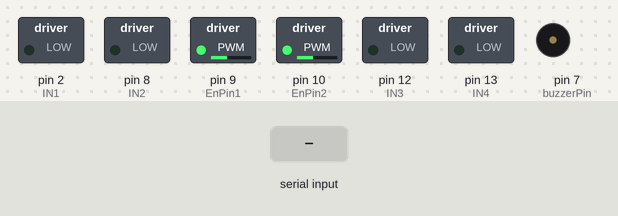
This sketch was run on a simulated Arduino Uno, built with avr-gcc and run on an emulated ATmega328P. On the bench: switched loads named in the sketch (green lamp = pin HIGH), buzzer (waves = sounding, pin HIGH). The test bench sets the inputs (shaded band).

Above: at 1.2 s.
1.3 s: "f" received over Serial
At 2.2 s:
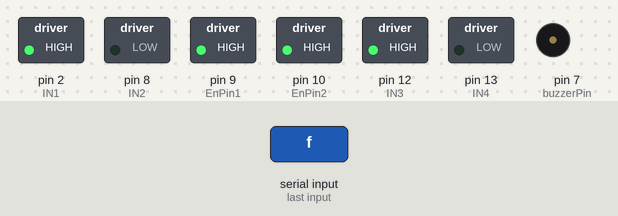
2.8 s: "b" received over Serial
At 3.3 s:
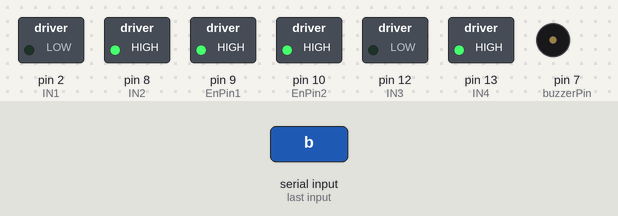
4.3 s: "l" received over Serial
At 5.5 s:
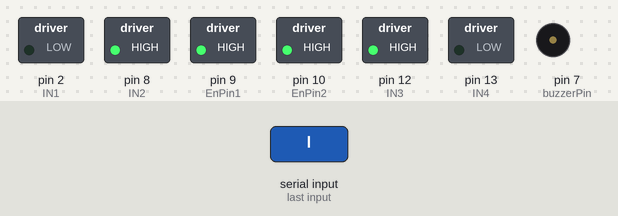
5.8 s: "r" received over Serial
At 6.8 s:
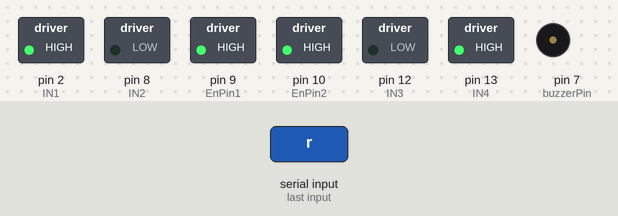
7.3 s: "s" received over Serial
At 7.9 s:
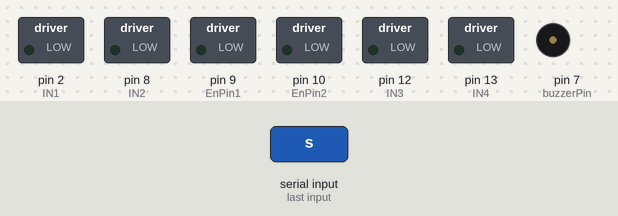
8.8 s: "u" received over Serial
At 9.1 s:
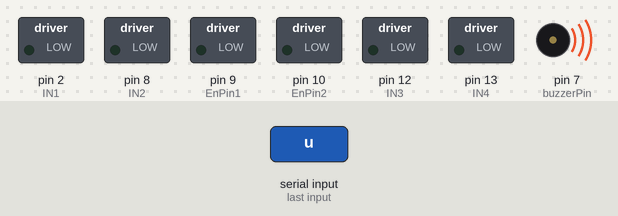
Timing chart, 0 to 11.3 s (numbered marks = the images above; inputs shaded):
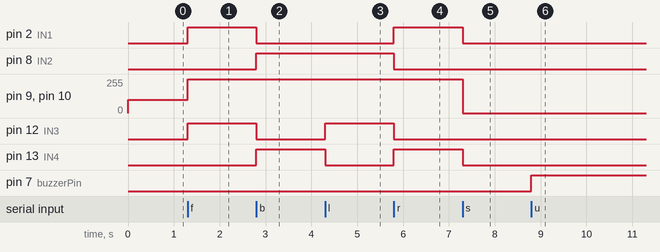

The sketch:

task_1.ino
```cpp
// Motor Control Pins
int IN1 = 2;
int IN2 = 8;
int IN3 = 12;
int IN4 = 13;
int EnPin1 = 9;  // PWM pin for right motor speed control
int EnPin2 = 10; // PWM pin for left motor speed control

// Buzzer Pin
int buzzerPin = 7;  // Define a pin for the buzzer

// Speed values for motors
int speedValue = 255;  // Maximum speed (can be adjusted)

// Setup function to initialize pins and serial communication
void setup() {
    // Set motor control pins as outputs
    pinMode(IN1, OUTPUT);
    pinMode(IN2, OUTPUT);
    pinMode(IN3, OUTPUT);
    pinMode(IN4, OUTPUT);

    // Set enable (PWM) pins as outputs
    pinMode(EnPin1, OUTPUT);
    pinMode(EnPin2, OUTPUT);

    // Set buzzer pin as output
    pinMode(buzzerPin, OUTPUT);

    // Set initial motor speed (PWM values)
    analogWrite(EnPin1, 100);  // Right motor initial speed
    analogWrite(EnPin2, 100);  // Left motor initial speed

    // Start serial communication
    Serial.begin(9600);
}

// Main loop to read serial commands and control motors and buzzer accordingly
void loop() {
    // Check if there is any data available on the serial port
    if (Serial.available()) {
        // Read the incoming command
        char command = Serial.read();

        // Perform action based on the received command
        switch (command) {
            case 'f':  // Move forward
                digitalWrite(IN1, HIGH);  // Right motor forward
                digitalWrite(IN2, LOW);
                digitalWrite(IN3, HIGH);  // Left motor forward
                digitalWrite(IN4, LOW);
                analogWrite(EnPin1, speedValue);  // Set right motor speed
                analogWrite(EnPin2, speedValue);  // Set left motor speed
                break;

            case 'b':  // Move backward
                digitalWrite(IN1, LOW);   // Right motor backward
                digitalWrite(IN2, HIGH);
                digitalWrite(IN3, LOW);   // Left motor backward
                digitalWrite(IN4, HIGH);
                analogWrite(EnPin1, speedValue);  // Set right motor speed
                analogWrite(EnPin2, speedValue);  // Set left motor speed
                break;

            case 'l':  // Turn left
                digitalWrite(IN1, LOW);   // Stop right motor or move backward
                digitalWrite(IN2, HIGH);
                digitalWrite(IN3, HIGH);  // Left motor forward
                digitalWrite(IN4, LOW);
                analogWrite(EnPin1, speedValue);  // Set right motor speed
                analogWrite(EnPin2, speedValue);  // Set left motor speed
                break;

            case 'r':  // Turn right
                digitalWrite(IN1, HIGH);  // Right motor forward
                digitalWrite(IN2, LOW);
                digitalWrite(IN3, LOW);   // Stop left motor or move backward
                digitalWrite(IN4, HIGH);
                analogWrite(EnPin1, speedValue);  // Set right motor speed
                analogWrite(EnPin2, speedValue);  // Set left motor speed
                break;

            case 's':  // Stop motors
                digitalWrite(IN1, LOW);
                digitalWrite(IN2, LOW);
                digitalWrite(IN3, LOW);
                digitalWrite(IN4, LOW);
                analogWrite(EnPin1, 0);  // Stop right motor
                analogWrite(EnPin2, 0);  // Stop left motor
                break;

            case 'u':  // Turn buzzer on
                digitalWrite(buzzerPin, HIGH);  // Buzzer on
                break;

            case 'p':  // Turn buzzer off
                digitalWrite(buzzerPin, LOW);  // Buzzer off
                break;

            default:
                // Do nothing if an unknown command is received
                break;
        }
    }
}
```

Measured:
- after the input at 1.3 s, pin 2 (IN1), pin 12 (IN3): LOW → HIGH at once; pin 9 (EnPin1), pin 10 (EnPin2): 100/255 → 255/255 at once
- after the input at 2.8 s, pin 2 (IN1), pin 12 (IN3): HIGH → LOW at once; pin 8 (IN2), pin 13 (IN4): LOW → HIGH at once
- after the input at 4.3 s, pin 12 (IN3): LOW → HIGH at once; pin 13 (IN4): HIGH → LOW at once
- after the input at 5.8 s, pin 2 (IN1), pin 13 (IN4): LOW → HIGH at once; pin 8 (IN2), pin 12 (IN3): HIGH → LOW at once
- after the input at 7.3 s, pin 2 (IN1), pin 13 (IN4): HIGH → LOW at once; pin 9 (EnPin1), pin 10 (EnPin2): 255/255 → 0/255 at once
- after the input at 8.8 s, pin 7 (buzzerPin): LOW → HIGH at once
